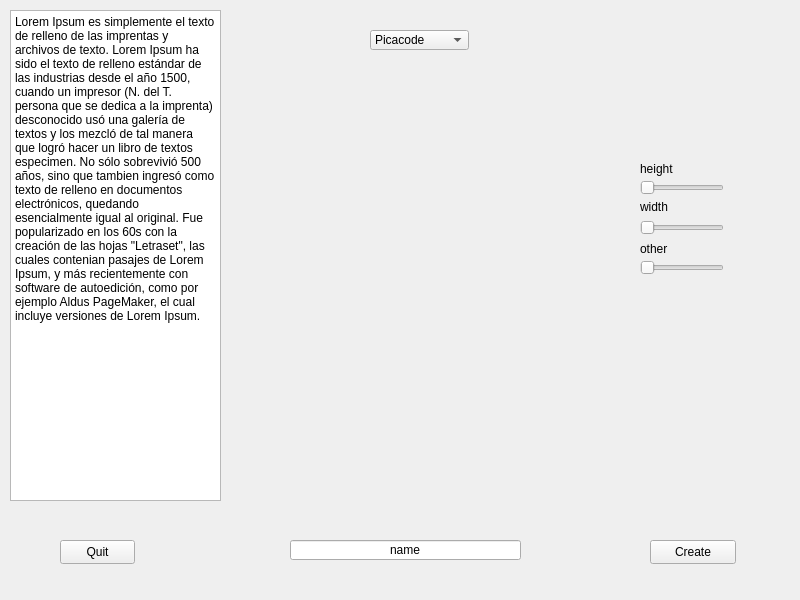
<?xml version="1.0" encoding="UTF-8"?>
<ui version="4.0">
 <class>SelectPlayer</class>
 <widget class="QMainWindow" name="SelectPlayer">
  <property name="geometry">
   <rect>
    <x>0</x>
    <y>0</y>
    <width>800</width>
    <height>600</height>
   </rect>
  </property>
  <property name="windowTitle">
   <string>Open Fantasy World</string>
  </property>
  <property name="locale">
   <locale language="English" country="UnitedStates"/>
  </property>
  <widget class="QWidget" name="widget">
   <widget class="QPushButton" name="b_quit">
    <property name="geometry">
     <rect>
      <x>60</x>
      <y>540</y>
      <width>75</width>
      <height>24</height>
     </rect>
    </property>
    <property name="locale">
     <locale language="English" country="UnitedStates"/>
    </property>
    <property name="text">
     <string>Quit</string>
    </property>
    <property name="default">
     <bool>false</bool>
    </property>
   </widget>
   <widget class="QComboBox" name="comboBox">
    <property name="geometry">
     <rect>
      <x>370</x>
      <y>30</y>
      <width>99</width>
      <height>20</height>
     </rect>
    </property>
    <property name="locale">
     <locale language="English" country="UnitedStates"/>
    </property>
    <item>
     <property name="text">
      <string>Picacode</string>
     </property>
    </item>
    <item>
     <property name="text">
      <string>Hacker</string>
     </property>
    </item>
    <item>
     <property name="text">
      <string>Cracker</string>
     </property>
    </item>
    <item>
     <property name="text">
      <string>Designer</string>
     </property>
    </item>
    <item>
     <property name="text">
      <string>Hunterbug</string>
     </property>
    </item>
    <item>
     <property name="text">
      <string>Virako</string>
     </property>
    </item>
   </widget>
   <widget class="QSlider" name="slider_height">
    <property name="geometry">
     <rect>
      <x>640</x>
      <y>180</y>
      <width>84</width>
      <height>16</height>
     </rect>
    </property>
    <property name="autoFillBackground">
     <bool>true</bool>
    </property>
    <property name="locale">
     <locale language="English" country="UnitedStates"/>
    </property>
    <property name="orientation">
     <enum>Qt::Horizontal</enum>
    </property>
    <property name="tickPosition">
     <enum>QSlider::NoTicks</enum>
    </property>
   </widget>
   <widget class="QLabel" name="l_height">
    <property name="geometry">
     <rect>
      <x>640</x>
      <y>162</y>
      <width>40</width>
      <height>14</height>
     </rect>
    </property>
    <property name="autoFillBackground">
     <bool>true</bool>
    </property>
    <property name="locale">
     <locale language="English" country="UnitedStates"/>
    </property>
    <property name="text">
     <string>height</string>
    </property>
   </widget>
   <widget class="QLabel" name="l_other">
    <property name="geometry">
     <rect>
      <x>640</x>
      <y>242</y>
      <width>35</width>
      <height>14</height>
     </rect>
    </property>
    <property name="autoFillBackground">
     <bool>true</bool>
    </property>
    <property name="locale">
     <locale language="English" country="UnitedStates"/>
    </property>
    <property name="text">
     <string>other</string>
    </property>
   </widget>
   <widget class="QLabel" name="l_width">
    <property name="geometry">
     <rect>
      <x>640</x>
      <y>200</y>
      <width>33</width>
      <height>14</height>
     </rect>
    </property>
    <property name="autoFillBackground">
     <bool>true</bool>
    </property>
    <property name="locale">
     <locale language="English" country="UnitedStates"/>
    </property>
    <property name="text">
     <string>width</string>
    </property>
   </widget>
   <widget class="QLineEdit" name="cb_name">
    <property name="geometry">
     <rect>
      <x>290</x>
      <y>540</y>
      <width>231</width>
      <height>20</height>
     </rect>
    </property>
    <property name="toolTip">
     <string/>
    </property>
    <property name="autoFillBackground">
     <bool>false</bool>
    </property>
    <property name="locale">
     <locale language="English" country="UnitedStates"/>
    </property>
    <property name="inputMask">
     <string/>
    </property>
    <property name="text">
     <string>name</string>
    </property>
    <property name="maxLength">
     <number>50</number>
    </property>
    <property name="alignment">
     <set>Qt::AlignCenter</set>
    </property>
   </widget>
   <widget class="QSlider" name="slider_other">
    <property name="geometry">
     <rect>
      <x>640</x>
      <y>260</y>
      <width>84</width>
      <height>16</height>
     </rect>
    </property>
    <property name="autoFillBackground">
     <bool>true</bool>
    </property>
    <property name="locale">
     <locale language="English" country="UnitedStates"/>
    </property>
    <property name="orientation">
     <enum>Qt::Horizontal</enum>
    </property>
   </widget>
   <widget class="QTextBrowser" name="textBrowser">
    <property name="geometry">
     <rect>
      <x>10</x>
      <y>10</y>
      <width>211</width>
      <height>491</height>
     </rect>
    </property>
    <property name="locale">
     <locale language="English" country="UnitedStates"/>
    </property>
    <property name="html">
     <string>&lt;!DOCTYPE HTML PUBLIC &quot;-//W3C//DTD HTML 4.0//EN&quot; &quot;http://www.w3.org/TR/REC-html40/strict.dtd&quot;&gt;
&lt;html&gt;&lt;head&gt;&lt;meta name=&quot;qrichtext&quot; content=&quot;1&quot; /&gt;&lt;style type=&quot;text/css&quot;&gt;
p, li { white-space: pre-wrap; }
&lt;/style&gt;&lt;/head&gt;&lt;body style=&quot; font-family:'Sans Serif'; font-size:9pt; font-weight:400; font-style:normal;&quot;&gt;
&lt;p style=&quot; margin-top:0px; margin-bottom:0px; margin-left:0px; margin-right:0px; -qt-block-indent:0; text-indent:0px;&quot;&gt;&lt;span style=&quot; font-family:'Monospace';&quot;&gt;Lorem Ipsum es simplemente el texto de relleno de las imprentas y archivos de texto. Lorem Ipsum ha sido el texto de relleno estándar de las industrias desde el año 1500, cuando un impresor (N. del T. persona que se dedica a la imprenta) desconocido usó una galería de textos y los mezcló de tal manera que logró hacer un libro de textos especimen. No sólo sobrevivió 500 años, sino que tambien ingresó como texto de relleno en documentos electrónicos, quedando esencialmente igual al original. Fue popularizado en los 60s con la creación de las hojas &amp;quot;Letraset&amp;quot;, las cuales contenian pasajes de Lorem Ipsum, y más recientemente con software de autoedición, como por ejemplo Aldus PageMaker, el cual incluye versiones de Lorem Ipsum.&lt;/span&gt;&lt;/p&gt;&lt;/body&gt;&lt;/html&gt;</string>
    </property>
   </widget>
   <widget class="QSlider" name="slider_width">
    <property name="geometry">
     <rect>
      <x>640</x>
      <y>220</y>
      <width>84</width>
      <height>16</height>
     </rect>
    </property>
    <property name="autoFillBackground">
     <bool>true</bool>
    </property>
    <property name="locale">
     <locale language="English" country="UnitedStates"/>
    </property>
    <property name="orientation">
     <enum>Qt::Horizontal</enum>
    </property>
   </widget>
   <widget class="QPushButton" name="b_create">
    <property name="geometry">
     <rect>
      <x>650</x>
      <y>540</y>
      <width>86</width>
      <height>24</height>
     </rect>
    </property>
    <property name="autoFillBackground">
     <bool>false</bool>
    </property>
    <property name="locale">
     <locale language="English" country="UnitedStates"/>
    </property>
    <property name="text">
     <string>Create</string>
    </property>
    <property name="checkable">
     <bool>false</bool>
    </property>
    <property name="default">
     <bool>false</bool>
    </property>
   </widget>
   <widget class="QWidget" name="centralWidget" native="true">
    <property name="geometry">
     <rect>
      <x>0</x>
      <y>0</y>
      <width>800</width>
      <height>600</height>
     </rect>
    </property>
    <property name="sizePolicy">
     <sizepolicy hsizetype="Expanding" vsizetype="Expanding">
      <horstretch>0</horstretch>
      <verstretch>0</verstretch>
     </sizepolicy>
    </property>
    <property name="locale">
     <locale language="English" country="UnitedStates"/>
    </property>
   </widget>
   <zorder>centralWidget</zorder>
   <zorder>b_quit</zorder>
   <zorder>comboBox</zorder>
   <zorder>slider_height</zorder>
   <zorder>l_height</zorder>
   <zorder>l_other</zorder>
   <zorder>l_width</zorder>
   <zorder>cb_name</zorder>
   <zorder>slider_other</zorder>
   <zorder>textBrowser</zorder>
   <zorder>slider_width</zorder>
   <zorder>b_create</zorder>
  </widget>
 </widget>
 <tabstops>
  <tabstop>comboBox</tabstop>
  <tabstop>slider_height</tabstop>
  <tabstop>slider_width</tabstop>
  <tabstop>slider_other</tabstop>
  <tabstop>cb_name</tabstop>
  <tabstop>b_create</tabstop>
  <tabstop>b_quit</tabstop>
  <tabstop>textBrowser</tabstop>
 </tabstops>
 <resources/>
 <connections>
  <connection>
   <sender>b_quit</sender>
   <signal>clicked()</signal>
   <receiver>SelectPlayer</receiver>
   <slot>close()</slot>
   <hints>
    <hint type="sourcelabel">
     <x>97</x>
     <y>351</y>
    </hint>
    <hint type="destinationlabel">
     <x>399</x>
     <y>299</y>
    </hint>
   </hints>
  </connection>
 </connections>
</ui>
